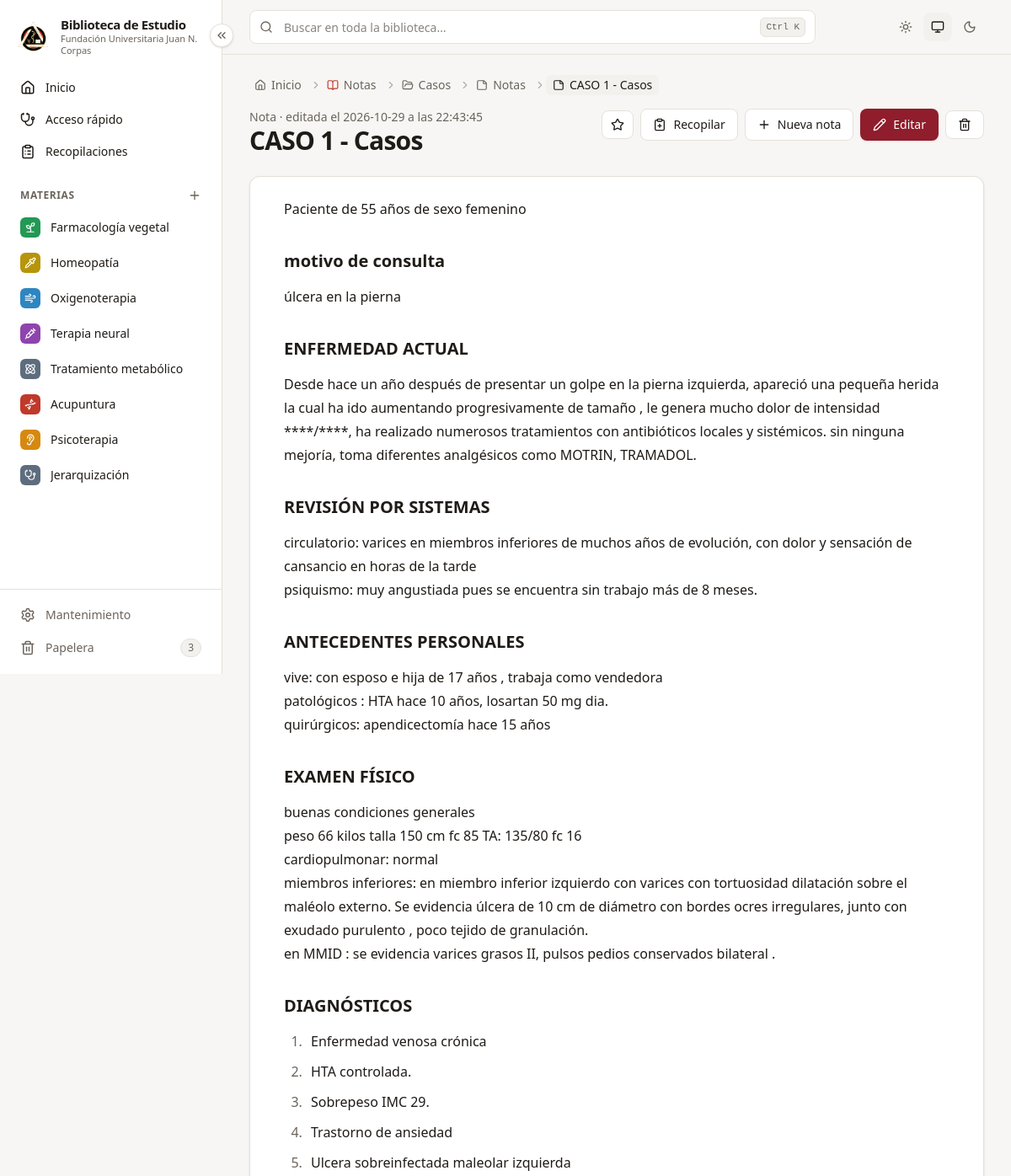
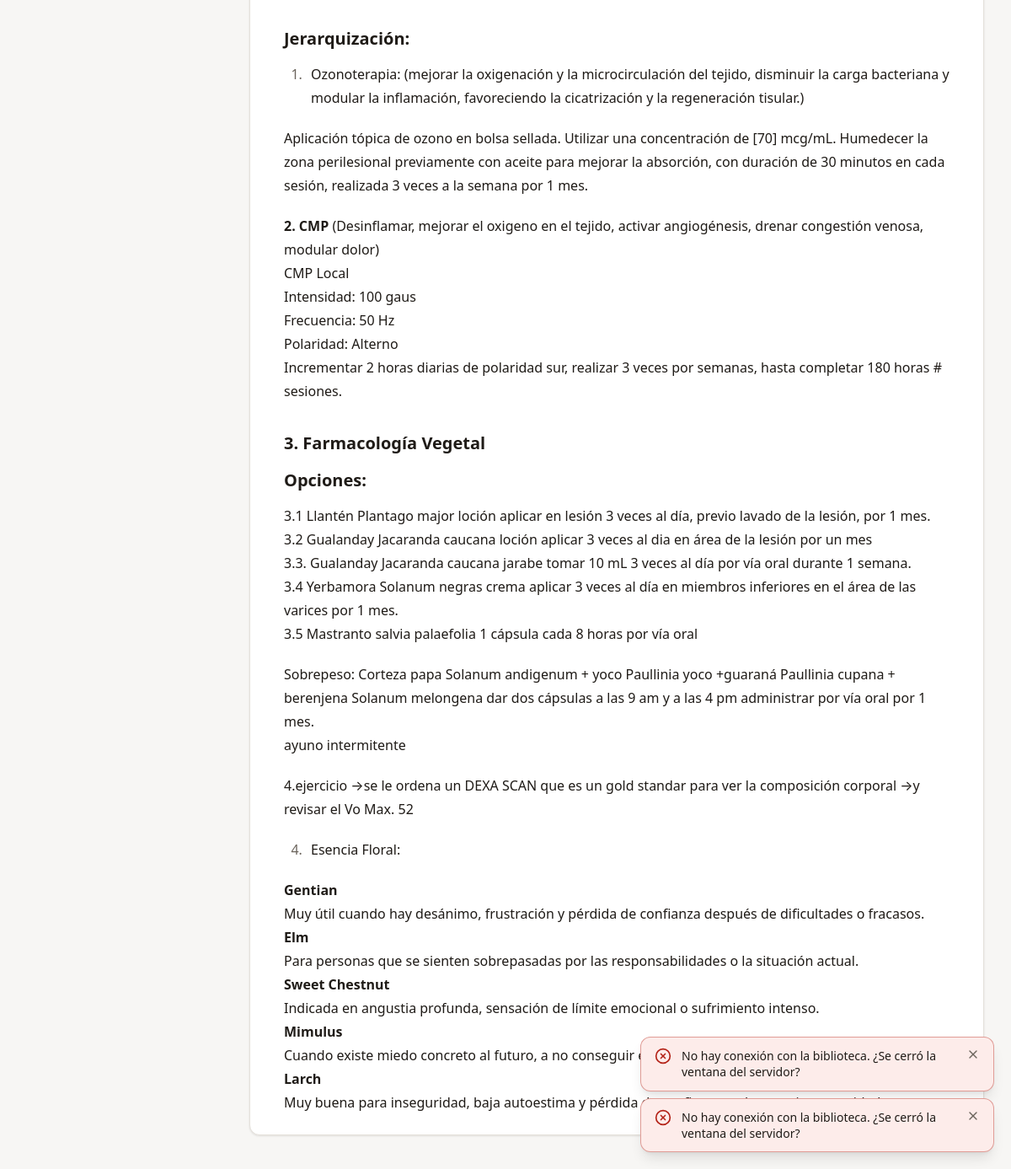
The page /notas/197 on the database its author committed (2 pictures, top to bottom).
### tables this page shows
CREATE TABLE materias (
        id           INTEGER PRIMARY KEY,
        nombre       TEXT    NOT NULL,
        slug         TEXT    NOT NULL,
        descripcion  TEXT    NOT NULL DEFAULT '',
        color        TEXT    NOT NULL,
        icono        TEXT    NOT NULL,
        orden        INTEGER NOT NULL DEFAULT 0,
        archivada    INTEGER NOT NULL DEFAULT 0,
        papelera_id  INTEGER,
        creado       TEXT    NOT NULL,
        actualizado  TEXT    NOT NULL
    , oculta INTEGER NOT NULL DEFAULT 0, en_busqueda INTEGER NOT NULL DEFAULT 1);

CREATE TABLE componentes (
        id           INTEGER PRIMARY KEY,
        materia_id   INTEGER NOT NULL REFERENCES materias(id) ON DELETE CASCADE,
        padre_id     INTEGER REFERENCES componentes(id) ON DELETE CASCADE,
        nombre       TEXT    NOT NULL,
        slug         TEXT    NOT NULL,
        descripcion  TEXT    NOT NULL DEFAULT '',
        tipos        TEXT    NOT NULL DEFAULT '[]',
        orden        INTEGER NOT NULL DEFAULT 0,
        papelera_id  INTEGER,
        creado       TEXT    NOT NULL,
        actualizado  TEXT    NOT NULL
    );

CREATE TABLE notas (
        id             INTEGER PRIMARY KEY,
        componente_id  INTEGER NOT NULL REFERENCES componentes(id) ON DELETE CASCADE,
        titulo         TEXT    NOT NULL,
        contenido      TEXT    NOT NULL DEFAULT '',
        formato        TEXT    NOT NULL DEFAULT 'markdown',  -- markdown | texto
        orden          INTEGER NOT NULL DEFAULT 0,
        papelera_id    INTEGER,
        creado         TEXT    NOT NULL,
        actualizado    TEXT    NOT NULL
    );

### app/routers/contenido.py (the view)
@router.get("/notas/{nota_id}")
def ver_nota(request: Request, nota_id: int, con: sqlite3.Connection = Depends(obtener_db)):
    nota = notas_srv.obtener(con, nota_id)
    comp = bib.obtener_componente(con, nota.componente_id)
    from ..services import favoritos as fav
    fav.registrar_visita(con, "nota", nota.id)
    return pagina(request, con, "paginas/nota.html", nota=nota, html=notas_srv.renderizar(nota.contenido, nota.formato),
                  favorito=fav.es_favorito(con, "nota", nota.id),
                  materia_activa=comp.materia_id, migas=_migas_componente(con, comp.id, "notas") + [{"texto": nota.titulo, "icono": "sticky-note"}])

### app/templates/paginas/nota.html (shortened to what this page needs)
{% extends "base.html" %}
{% from "macros.html" import icono %}
{% block contenido %}
<article class="mx-auto max-w-4xl">
  <header class="mb-6 flex flex-wrap items-start gap-4">
    <div class="min-w-[min(100%,18rem)] flex-1">
      <p class="text-sm text-tenue">Nota · editada el {{ nota.actualizado|replace("T", " a las ") }}</p>
      <h1 class="text-2xl font-bold tracking-tight sm:text-3xl" data-resaltar="{{ request.query_params.get('buscar', '') }}">{{ nota.titulo }}</h1>
    </div>
    <div class="flex items-center gap-2">
      {% with tipo="nota", ref_id=nota.id, activo=favorito %}{% include "parciales/estrella.html" %}{% endwith %}
      <button type="button" class="btn-secundario" title="Agregar la nota completa a la recopilación (o subraya solo una parte)"
              hx-post="/recopilacion/agregar" hx-vals='{"fuente": "nota", "ref_id": {{ nota.id }}}' hx-swap="none">{{ icono("clipboard-plus") }}<span class="hidden sm:inline">Recopilar</span></button>
      <a href="/componentes/{{ nota.componente_id }}/notas/nueva" class="btn-secundario" title="Escribir otra nota en el mismo componente">{{ icono("plus") }}Nueva nota</a>
      <a href="/notas/{{ nota.id }}/editar" class="btn-primario">{{ icono("pencil") }}Editar</a>
      <button class="btn-secundario hover:text-peligro" hx-get="/notas/{{ nota.id }}/eliminar" hx-target="#modal" title="Enviar a la papelera">{{ icono("trash-2") }}</button>
    </div>
  </header>
  <div class="tarjeta px-6 py-6 sm:px-10">
    {% if nota.contenido.strip() %}
    <div class="prose max-w-none" data-capturar="nota:{{ nota.id }}" data-capturar-titulo="{{ nota.titulo }}" data-resaltar="{{ request.query_params.get('buscar', '') }}">{{ html|safe }}</div>
    {% else %}
    <p class="text-tenue">Esta nota está vacía. <a href="/notas/{{ nota.id }}/editar" class="text-marca underline">Escribe algo</a>.</p>
    {% endif %}
  </div>
</article>
{% endblock %}

### app/templates/macros.html (shortened to what this page needs)
{% macro icono(nombre, clase="size-4") -%}
<svg class="ic {{ clase }}" aria-hidden="true"><use href="{{ SPRITE }}#{{ nombre }}"/></svg>
{%- endmacro %}
{% macro migas(items) -%}
{% if items %}
{% set total = items|length %}
<nav aria-label="Ruta" class="mb-4 text-sm text-tenue" x-data="{ todo: false }">
  <ol class="flex flex-wrap items-center gap-x-1 gap-y-1">
    <li class="flex items-center">
      <a href="/" class="inline-flex items-center gap-1.5 rounded-md px-1.5 py-0.5 hover:bg-superficie-2 hover:text-texto">{{ icono("house", "size-3.5") }}<span class="sr-only sm:not-sr-only">Inicio</span></a>
    </li>
    {% for m in items %}
    {% set intermedio = total > 2 and not loop.last and loop.index < total - 1 %}
    {% set texto = m.texto.split("\n")[0]|truncate(60, true, "…") %}
    <li class="{{ 'hidden sm:flex' if intermedio else 'flex' }} min-w-0 items-center" {% if intermedio %}:class="todo && '!flex'"{% endif %}>
      {{ icono("chevron-right", "size-3.5 shrink-0 opacity-50") }}
      {% if m.url %}
      <a href="{{ m.url }}" title="{{ m.texto }}"
         class="inline-flex max-w-[16rem] items-center gap-1.5 rounded-md px-1.5 py-0.5 hover:bg-superficie-2 hover:text-texto">{{ contenido }}</a>
      {% else %}
      <span class="inline-flex max-w-[22rem] items-center gap-1.5 rounded-md bg-superficie-2 px-2 py-0.5 font-medium text-texto"
            aria-current="page" title="{{ m.texto }}">{{ contenido }}</span>
      {% endif %}
    </li>
    {% endfor %}
  </ol>
</nav>
{% endif %}
{%- endmacro %}

### app/templates/parciales/barra_lateral.html (shortened to what this page needs)
{% from "macros.html" import icono %}
<aside class="barra-lateral sticky top-0 z-30 hidden h-screen shrink-0 flex-col border-r border-borde bg-superficie lg:flex" aria-label="Menú principal">
  <button type="button" class="boton-plegar absolute -right-3.5 top-7 z-10 grid size-7 place-items-center rounded-full border border-borde bg-superficie text-tenue shadow-sm hover:border-marca hover:text-marca"
          x-data @click="$store.menu.alternar()" :title="$store.menu.plegado ? 'Desplegar menú' : 'Replegar menú'"
          :aria-label="$store.menu.plegado ? 'Desplegar menú' : 'Replegar menú'">
    {{ icono("chevrons-left", "size-4 transition-transform") }}
  </button>
  <a href="/" class="item-menu flex items-center gap-3 px-5 pb-5 pt-5">
    <img src="/static/marca/logo-corpas.png" alt="Escudo de la {{ INSTITUCION }}" class="size-10 shrink-0 object-contain">
    <span class="solo-desplegado leading-tight">
      <strong class="block text-[15px] tracking-tight">{{ NOMBRE_APP }}</strong>
      <span class="block text-[11px] text-tenue">{{ INSTITUCION }}</span>
    </span>
  </a>
  <nav class="flex min-h-0 flex-1 flex-col gap-0.5 overflow-y-auto px-3 pb-3">
    {% set en_inicio = request.url.path == "/" %}
    <a href="/" title="Inicio" class="item-menu flex items-center gap-3 rounded-lg px-3 py-2 text-sm font-medium {{ 'bg-marca-suave text-marca' if en_inicio else 'text-texto hover:bg-superficie-2' }}">
      {{ icono("house", "size-[18px]") }}<span class="solo-desplegado">Inicio</span>
    </a>
    {% if ACCESO_RAPIDO_ACTIVO %}
    {% set en_dx = request.url.path.startswith("/acceso-rapido") %}
    <a href="/acceso-rapido" title="Acceso rápido por síntomas" class="item-menu flex items-center gap-3 rounded-lg px-3 py-2 text-sm font-medium {{ 'bg-marca-suave text-marca' if en_dx else 'text-texto hover:bg-superficie-2' }}">
      {{ icono("stethoscope", "size-[18px]") }}<span class="solo-desplegado">Acceso rápido</span>
    </a>
    {% endif %}
    {% set en_recop = request.url.path.startswith("/recopilaciones") %}
    <a href="/recopilaciones" title="Recopilaciones" class="item-menu flex items-center gap-3 rounded-lg px-3 py-2 text-sm font-medium {{ 'bg-marca-suave text-marca' if en_recop else 'text-texto hover:bg-superficie-2' }}">
      {{ icono("clipboard-list", "size-[18px]") }}<span class="solo-desplegado">Recopilaciones</span>
    </a>
    <div class="solo-desplegado mt-5 mb-1 flex items-center justify-between px-3">
      <span class="titulo-seccion">Materias</span>
      <button type="button" class="-mr-1 rounded-md p-1 text-tenue hover:bg-superficie-2 hover:text-marca" title="Nueva materia" aria-label="Nueva materia"
              hx-get="/materias/nueva" hx-target="#modal">{{ icono("plus") }}</button>
    </div>
    {% for m in materias_menu %}
      {% set activa = materia_activa|default(None) == m.id %}
      <a href="/materias/{{ m.id }}" title="{{ m.nombre }}"
         class="item-menu group flex items-center gap-3 rounded-lg px-3 py-2 text-sm {{ 'bg-superficie-2 font-semibold text-texto' if activa else 'text-texto hover:bg-superficie-2' }}">
        <span class="grid size-6 shrink-0 place-items-center rounded-md text-white" style="background: {{ m.color_hex }}">{{ icono(m.icono, "size-3.5") }}</span>
        <span class="solo-desplegado min-w-0 flex-1 truncate">{{ m.nombre }}</span>
      </a>
    {% else %}
      <p class="solo-desplegado px-3 py-2 text-xs text-tenue">Aún no hay materias.</p>
    {% endfor %}
  </nav>
  <div class="flex flex-col gap-0.5 border-t border-borde p-3">
    <a href="/mantenimiento" title="Mantenimiento y respaldos"
       class="item-menu flex items-center gap-3 rounded-lg px-3 py-2 text-sm {{ 'bg-superficie-2 font-semibold' if request.url.path == '/mantenimiento' else 'text-tenue hover:bg-superficie-2 hover:text-texto' }}">
      {{ icono("settings", "size-[18px]") }}<span class="solo-desplegado flex-1">Mantenimiento</span>
    </a>
    <a href="/papelera" title="Papelera"
       class="item-menu flex items-center gap-3 rounded-lg px-3 py-2 text-sm {{ 'bg-superficie-2 font-semibold' if request.url.path == '/papelera' else 'text-tenue hover:bg-superficie-2 hover:text-texto' }}">
      {{ icono("trash-2", "size-[18px]") }}<span class="solo-desplegado flex-1">Papelera</span>
      {% if en_papelera %}<span class="solo-desplegado chip px-2">{{ en_papelera }}</span>{% endif %}
    </a>
  </div>
</aside>

### rows shown on the page
materias: nombre "Farmacología vegetal"
materias: nombre "Homeopatía"
materias: nombre "Oxigenoterapia"
materias: nombre "Terapia neural"
materias: nombre "Tratamiento metabólico"
materias: nombre "Acupuntura"
materias: nombre "Psicoterapia"
materias: nombre "Jerarquización"
materias: contenido "Notas"
componentes: contenido "Casos"
notas: titulo "CASO 1 - Casos", actualizado "2026-10-29 a las 22:43:45"

### other values the page prints
{{ NOMBRE_APP }} "Biblioteca de Estudio"
{{ INSTITUCION }} "Fundación Universitaria Juan N. Corpas"
{{ en_papelera }} "3"
{{ contenido }} "Notas"
